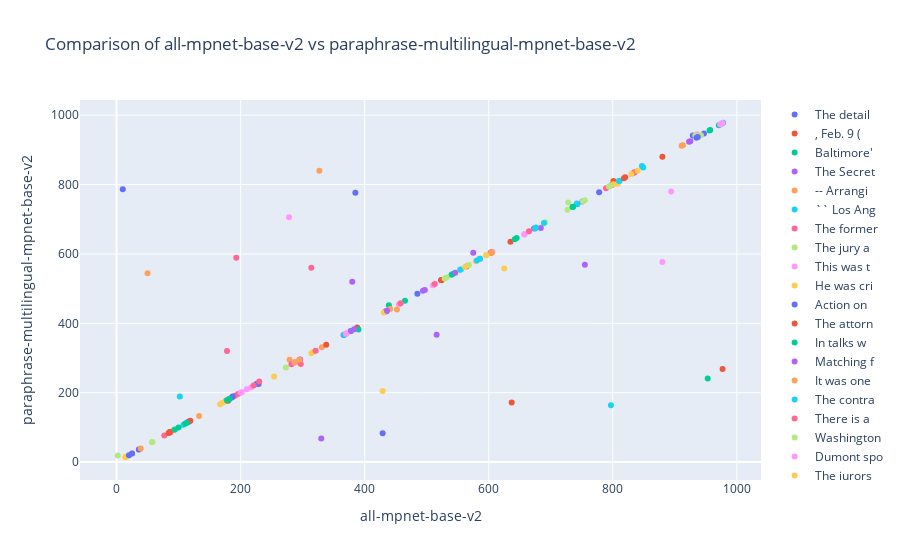
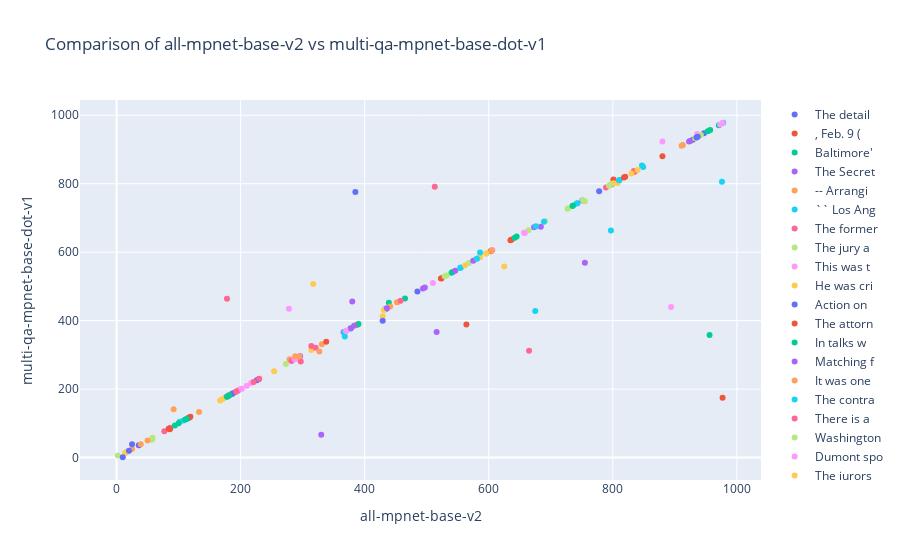
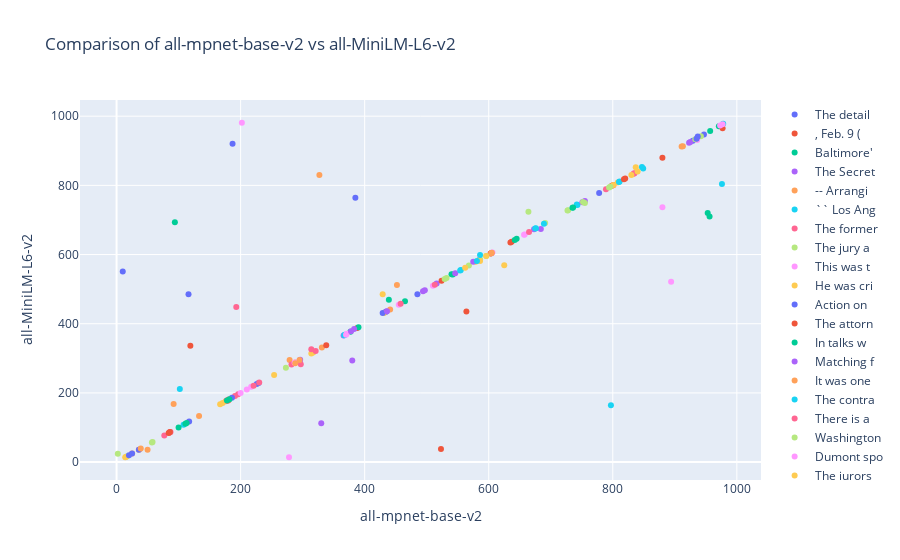

Write notebook code for charts like these, in order.
### Markdown cell above
### 4. Plot rankings

### Code cell
rt.show_model_comparison_plots(top_n=2)

### Figure 1 — Plotly figure (JSON) as saved in the notebook; plotly's stock layout.template omitted (floating-point values rounded to 4 significant figures)
{"data": [{"mode": "markers", "name": "The detail", "type": "scatter", "x": [947, 929], "y": [947, 941]}, {"mode": "markers", "name": ", Feb. 9 (", "type": "scatter", "x": [798, 801], "y": [798, 810]}, {"mode": "markers", "name": "Baltimore'", "type": "scatter", "x": [971, 953], "y": [971, 241]}, {"mode": "markers", "name": "The Secret", "type": "scatter", "x": [296, 295], "y": [296, 295]}, {"mode": "markers", "name": "-- Arrangi", "type": "scatter", "x": [913, 911], "y": [913, 912]}, {"mode": "markers", "name": "`` Los Ang", "type": "scatter", "x": [849, 847], "y": [849, 853]}, {"mode": "markers", "name": "The former", "type": "scatter", "x": [85, 77], "y": [85, 77]}, {"mode": "markers", "name": "The jury a", "type": "scatter", "x": [17, 2], "y": [17, 19]}, {"mode": "markers", "name": "This was t", "type": "scatter", "x": [606, 605], "y": [606, 605]}, {"mode": "markers", "name": "He was cri", "type": "scatter", "x": [314, 317], "y": [314, 317]}, {"mode": "markers", "name": "Action on ", "type": "scatter", "x": [433, 435], "y": [433, 435]}, {"mode": "markers", "name": "The attorn", "type": "scatter", "x": [388, 564], "y": [388, 564]}, {"mode": "markers", "name": "In talks w", "type": "scatter", "x": [542, 540], "y": [542, 540]}, {"mode": "markers", "name": "Matching f", "type": "scatter", "x": [366, 516], "y": [366, 367]}, {"mode": "markers", "name": "It was one", "type": "scatter", "x": [133, 92], "y": [133, 92]}, {"mode": "markers", "name": "The contra", "type": "scatter", "x": [743, 742], "y": [743, 745]}, {"mode": "markers", "name": "There is a", "type": "scatter", "x": [196, 191], "y": [196, 191]}, {"mode": "markers", "name": "Washington", "type": "scatter", "x": [273, 568], "y": [273, 568]}, {"mode": "markers", "name": "Dumont spo", "type": "scatter", "x": [455, 894], "y": [455, 780]}, {"mode": "markers", "name": "The jurors", "type": "scatter", "x": [14, 15], "y": [14, 15]}, {"mode": "markers", "name": "The social", "type": "scatter", "x": [226, 229], "y": [226, 225]}, {"mode": "markers", "name": "From June ", "type": "scatter", "x": [635, 637], "y": [635, 172]}, {"mode": "markers", "name": "Defends Ik", "type": "scatter", "x": [465, 439], "y": [465, 452]}, {"mode": "markers", "name": "Siebern hi", "type": "scatter", "x": [923, 925], "y": [923, 925]}, {"mode": "markers", "name": "Mayor Will", "type": "scatter", "x": [25, 36], "y": [25, 36]}, {"mode": "markers", "name": "Cox argued", "type": "scatter", "x": [108, 102], "y": [108, 189]}, {"mode": "markers", "name": "Ordinary W", "type": "scatter", "x": [87, 86], "y": [87, 86]}, {"mode": "markers", "name": "Shortcuts ", "type": "scatter", "x": [727, 728], "y": [727, 748]}, {"mode": "markers", "name": "`` To prev", "type": "scatter", "x": [510, 278], "y": [510, 706]}, {"mode": "markers", "name": "Misunderst", "type": "scatter", "x": [431, 429], "y": [431, 205]}, {"mode": "markers", "name": "Regarding ", "type": "scatter", "x": [20, 10], "y": [20, 786]}, {"mode": "markers", "name": "The outgoi", "type": "scatter", "x": [524, 523], "y": [524, 525]}, {"mode": "markers", "name": "Pennsylvan", "type": "scatter", "x": [642, 645], "y": [642, 646]}, {"mode": "markers", "name": "`` We won'", "type": "scatter", "x": [751, 755], "y": [751, 569]}, {"mode": "markers", "name": "The contro", "type": "scatter", "x": [441, 452], "y": [441, 440]}, {"mode": "markers", "name": "Mr. Hawksl", "type": "scatter", "x": [367, 368], "y": [367, 368]}, {"mode": "markers", "name": "Four parks", "type": "scatter", "x": [789, 513], "y": [789, 513]}, {"mode": "markers", "name": "The bond i", "type": "scatter", "x": [58, 57], "y": [58, 57]}, {"mode": "markers", "name": "Mayer Gold", "type": "scatter", "x": [210, 217], "y": [210, 216]}, {"mode": "markers", "name": "Ignition s", "type": "scatter", "x": [801, 808], "y": [801, 802]}, {"mode": "markers", "name": "Hartsfield", "type": "scatter", "x": [36, 25], "y": [36, 25]}, {"mode": "markers", "name": "Indonesia ", "type": "scatter", "x": [603, 604], "y": [603, 604]}, {"mode": "markers", "name": "Rhode Isla", "type": "scatter", "x": [377, 390], "y": [377, 382]}, {"mode": "markers", "name": "There are ", "type": "scatter", "x": [673, 684], "y": [673, 675]}, {"mode": "markers", "name": "State and ", "type": "scatter", "x": [176, 178], "y": [176, 178]}, {"mode": "markers", "name": "Their flig", "type": "scatter", "x": [978, 976], "y": [978, 976]}, {"mode": "markers", "name": "Washington", "type": "scatter", "x": [221, 230], "y": [221, 232]}, {"mode": "markers", "name": "`` We can ", "type": "scatter", "x": [752, 755], "y": [752, 755]}, {"mode": "markers", "name": "Riverside ", "type": "scatter", "x": [371, 370], "y": [371, 370]}, {"mode": "markers", "name": "This would", "type": "scatter", "x": [579, 254], "y": [579, 247]}, {"mode": "markers", "name": "The new fe", "type": "scatter", "x": [778, 385], "y": [778, 776]}, {"mode": "markers", "name": "Sexton and", "type": "scatter", "x": [880, 977], "y": [880, 268]}, {"mode": "markers", "name": "He hopes t", "type": "scatter", "x": [957, 956], "y": [957, 956]}, {"mode": "markers", "name": "They will ", "type": "scatter", "x": [585, 575], "y": [585, 603]}, {"mode": "markers", "name": "Even Norwa", "type": "scatter", "x": [288, 279], "y": [288, 295]}, {"mode": "markers", "name": "The odds f", "type": "scatter", "x": [676, 675], "y": [676, 673]}, {"mode": "markers", "name": "Kennedy ad", "type": "scatter", "x": [321, 314], "y": [321, 560]}, {"mode": "markers", "name": "Question r", "type": "scatter", "x": [586, 596], "y": [586, 596]}, {"mode": "markers", "name": "It was the", "type": "scatter", "x": [973, 936], "y": [973, 945]}, {"mode": "markers", "name": "`` We must", "type": "scatter", "x": [833, 837], "y": [833, 837]}, {"mode": "markers", "name": "Although h", "type": "scatter", "x": [485, 429], "y": [485, 83]}, {"mode": "markers", "name": "The volume", "type": "scatter", "x": [181, 180], "y": [181, 177]}, {"mode": "markers", "name": "Concern ba", "type": "scatter", "x": [735, 736], "y": [735, 736]}, {"mode": "markers", "name": "Under his ", "type": "scatter", "x": [494, 497], "y": [494, 496]}, {"mode": "markers", "name": "The Soviet", "type": "scatter", "x": [604, 605], "y": [604, 603]}, {"mode": "markers", "name": "The fire d", "type": "scatter", "x": [810, 811], "y": [810, 811]}, {"mode": "markers", "name": "Decries jo", "type": "scatter", "x": [458, 178], "y": [458, 320]}, {"mode": "markers", "name": "Jimmie H. ", "type": "scatter", "x": [691, 664], "y": [691, 664]}, {"mode": "markers", "name": "About 16,0", "type": "scatter", "x": [657, 658], "y": [657, 656]}, {"mode": "markers", "name": "Dr. Clark ", "type": "scatter", "x": [167, 171], "y": [167, 171]}, {"mode": "markers", "name": "The disclo", "type": "scatter", "x": [186, 187], "y": [186, 189]}, {"mode": "markers", "name": "Ankara , T", "type": "scatter", "x": [818, 820], "y": [818, 821]}, {"mode": "markers", "name": "These , he", "type": "scatter", "x": [182, 178], "y": [182, 178]}, {"mode": "markers", "name": "After his ", "type": "scatter", "x": [546, 380], "y": [546, 520]}, {"mode": "markers", "name": "Foreign ai", "type": "scatter", "x": [331, 327], "y": [331, 840]}, {"mode": "markers", "name": "Baton Roug", "type": "scatter", "x": [689, 797], "y": [689, 164]}, {"mode": "markers", "name": "He cited E", "type": "scatter", "x": [835, 834], "y": [835, 834]}, {"mode": "markers", "name": "The resent", "type": "scatter", "x": [532, 529], "y": [532, 529]}, {"mode": "markers", "name": ", a White ", "type": "scatter", "x": [200, 202], "y": [200, 201]}, {"mode": "markers", "name": "And then ,", "type": "scatter", "x": [596, 586], "y": [596, 586]}, {"mode": "markers", "name": "While deta", "type": "scatter", "x": [117, 116], "y": [117, 116]}, {"mode": "markers", "name": "It was mar", "type": "scatter", "x": [84, 86], "y": [84, 87]}, {"mode": "markers", "name": "The bill ,", "type": "scatter", "x": [100, 94], "y": [100, 94]}, {"mode": "markers", "name": "Nothing ha", "type": "scatter", "x": [436, 330], "y": [436, 68]}, {"mode": "markers", "name": "He will be", "type": "scatter", "x": [39, 50], "y": [39, 544]}, {"mode": "markers", "name": "About half", "type": "scatter", "x": [581, 586], "y": [581, 586]}, {"mode": "markers", "name": "This atmos", "type": "scatter", "x": [282, 297], "y": [282, 283]}, {"mode": "markers", "name": "The Flock ", "type": "scatter", "x": [942, 933], "y": [942, 941]}, {"mode": "markers", "name": "Canada alo", "type": "scatter", "x": [287, 288], "y": [287, 288]}, {"mode": "markers", "name": "Economical", "type": "scatter", "x": [840, 830], "y": [840, 830]}, {"mode": "markers", "name": "Keegan , a", "type": "scatter", "x": [935, 937], "y": [935, 937]}, {"mode": "markers", "name": "( Some SEA", "type": "scatter", "x": [338, 119], "y": [338, 119]}, {"mode": "markers", "name": "The bill i", "type": "scatter", "x": [111, 113], "y": [111, 113]}, {"mode": "markers", "name": "Governor N", "type": "scatter", "x": [378, 383], "y": [378, 383]}, {"mode": "markers", "name": "But where ", "type": "scatter", "x": [295, 288], "y": [295, 288]}, {"mode": "markers", "name": "These vote", "type": "scatter", "x": [555, 554], "y": [555, 554]}, {"mode": "markers", "name": "?", "type": "scatter", "x": [665, 193], "y": [665, 589]}, {"mode": "markers", "name": "The esplan", "type": "scatter", "x": [796, 794], "y": [796, 794]}, {"mode": "markers", "name": "A. W. Igle", "type": "scatter", "x": [977, 880], "y": [977, 577]}, {"mode": "markers", "name": "Day after ", "type": "scatter", "x": [562, 625], "y": [562, 558]}], "layout": {"title": {"text": "Comparison of all-mpnet-base-v2 vs paraphrase-multilingual-mpnet-base-v2"}, "xaxis": {"anchor": "y", "domain": [0, 1], "title": {"text": "all-mpnet-base-v2"}}, "yaxis": {"anchor": "x", "domain": [0, 1], "title": {"text": "paraphrase-multilingual-mpnet-base-v2"}}}}

### Figure 2 — Plotly figure (JSON) as saved in the notebook; plotly's stock layout.template omitted (floating-point values rounded to 4 significant figures)
{"data": [{"mode": "markers", "name": "The detail", "type": "scatter", "x": [947, 929], "y": [947, 928]}, {"mode": "markers", "name": ", Feb. 9 (", "type": "scatter", "x": [798, 801], "y": [798, 812]}, {"mode": "markers", "name": "Baltimore'", "type": "scatter", "x": [971, 953], "y": [971, 953]}, {"mode": "markers", "name": "The Secret", "type": "scatter", "x": [296, 295], "y": [296, 295]}, {"mode": "markers", "name": "-- Arrangi", "type": "scatter", "x": [913, 911], "y": [913, 911]}, {"mode": "markers", "name": "`` Los Ang", "type": "scatter", "x": [849, 847], "y": [849, 853]}, {"mode": "markers", "name": "The former", "type": "scatter", "x": [85, 77], "y": [85, 77]}, {"mode": "markers", "name": "The jury a", "type": "scatter", "x": [17, 2], "y": [17, 6]}, {"mode": "markers", "name": "This was t", "type": "scatter", "x": [606, 605], "y": [606, 605]}, {"mode": "markers", "name": "He was cri", "type": "scatter", "x": [314, 317], "y": [314, 507]}, {"mode": "markers", "name": "Action on ", "type": "scatter", "x": [433, 435], "y": [433, 435]}, {"mode": "markers", "name": "The attorn", "type": "scatter", "x": [388, 564], "y": [388, 389]}, {"mode": "markers", "name": "In talks w", "type": "scatter", "x": [542, 540], "y": [542, 540]}, {"mode": "markers", "name": "Matching f", "type": "scatter", "x": [366, 516], "y": [366, 367]}, {"mode": "markers", "name": "It was one", "type": "scatter", "x": [133, 92], "y": [133, 141]}, {"mode": "markers", "name": "The contra", "type": "scatter", "x": [743, 742], "y": [743, 742]}, {"mode": "markers", "name": "There is a", "type": "scatter", "x": [196, 191], "y": [196, 191]}, {"mode": "markers", "name": "Washington", "type": "scatter", "x": [273, 568], "y": [273, 568]}, {"mode": "markers", "name": "Dumont spo", "type": "scatter", "x": [455, 894], "y": [455, 440]}, {"mode": "markers", "name": "The jurors", "type": "scatter", "x": [14, 15], "y": [14, 15]}, {"mode": "markers", "name": "The social", "type": "scatter", "x": [226, 229], "y": [226, 229]}, {"mode": "markers", "name": "From June ", "type": "scatter", "x": [635, 637], "y": [635, 637]}, {"mode": "markers", "name": "Defends Ik", "type": "scatter", "x": [465, 439], "y": [465, 452]}, {"mode": "markers", "name": "Siebern hi", "type": "scatter", "x": [923, 925], "y": [923, 925]}, {"mode": "markers", "name": "Mayor Will", "type": "scatter", "x": [25, 36], "y": [25, 36]}, {"mode": "markers", "name": "Cox argued", "type": "scatter", "x": [108, 102], "y": [108, 105]}, {"mode": "markers", "name": "Ordinary W", "type": "scatter", "x": [87, 86], "y": [87, 86]}, {"mode": "markers", "name": "Shortcuts ", "type": "scatter", "x": [727, 728], "y": [727, 728]}, {"mode": "markers", "name": "`` To prev", "type": "scatter", "x": [510, 278], "y": [510, 435]}, {"mode": "markers", "name": "Misunderst", "type": "scatter", "x": [431, 429], "y": [431, 413]}, {"mode": "markers", "name": "Regarding ", "type": "scatter", "x": [20, 10], "y": [20, 1]}, {"mode": "markers", "name": "The outgoi", "type": "scatter", "x": [524, 523], "y": [524, 523]}, {"mode": "markers", "name": "Pennsylvan", "type": "scatter", "x": [642, 645], "y": [642, 646]}, {"mode": "markers", "name": "`` We won'", "type": "scatter", "x": [751, 755], "y": [751, 569]}, {"mode": "markers", "name": "The contro", "type": "scatter", "x": [441, 452], "y": [441, 454]}, {"mode": "markers", "name": "Mr. Hawksl", "type": "scatter", "x": [367, 368], "y": [367, 354]}, {"mode": "markers", "name": "Four parks", "type": "scatter", "x": [789, 513], "y": [789, 791]}, {"mode": "markers", "name": "The bond i", "type": "scatter", "x": [58, 57], "y": [58, 52]}, {"mode": "markers", "name": "Mayer Gold", "type": "scatter", "x": [210, 217], "y": [210, 218]}, {"mode": "markers", "name": "Ignition s", "type": "scatter", "x": [801, 808], "y": [801, 802]}, {"mode": "markers", "name": "Hartsfield", "type": "scatter", "x": [36, 25], "y": [36, 39]}, {"mode": "markers", "name": "Indonesia ", "type": "scatter", "x": [603, 604], "y": [603, 604]}, {"mode": "markers", "name": "Rhode Isla", "type": "scatter", "x": [377, 390], "y": [377, 390]}, {"mode": "markers", "name": "There are ", "type": "scatter", "x": [673, 684], "y": [673, 674]}, {"mode": "markers", "name": "State and ", "type": "scatter", "x": [176, 178], "y": [176, 178]}, {"mode": "markers", "name": "Their flig", "type": "scatter", "x": [978, 976], "y": [978, 806]}, {"mode": "markers", "name": "Washington", "type": "scatter", "x": [221, 230], "y": [221, 230]}, {"mode": "markers", "name": "`` We can ", "type": "scatter", "x": [752, 755], "y": [752, 749]}, {"mode": "markers", "name": "Riverside ", "type": "scatter", "x": [371, 370], "y": [371, 370]}, {"mode": "markers", "name": "This would", "type": "scatter", "x": [579, 254], "y": [579, 252]}, {"mode": "markers", "name": "The new fe", "type": "scatter", "x": [778, 385], "y": [778, 776]}, {"mode": "markers", "name": "Sexton and", "type": "scatter", "x": [880, 977], "y": [880, 175]}, {"mode": "markers", "name": "He hopes t", "type": "scatter", "x": [957, 956], "y": [957, 358]}, {"mode": "markers", "name": "They will ", "type": "scatter", "x": [585, 575], "y": [585, 575]}, {"mode": "markers", "name": "Even Norwa", "type": "scatter", "x": [288, 279], "y": [288, 287]}, {"mode": "markers", "name": "The odds f", "type": "scatter", "x": [676, 675], "y": [676, 428]}, {"mode": "markers", "name": "Kennedy ad", "type": "scatter", "x": [321, 314], "y": [321, 326]}, {"mode": "markers", "name": "Question r", "type": "scatter", "x": [586, 596], "y": [586, 596]}, {"mode": "markers", "name": "It was the", "type": "scatter", "x": [973, 936], "y": [973, 945]}, {"mode": "markers", "name": "`` We must", "type": "scatter", "x": [833, 837], "y": [833, 837]}, {"mode": "markers", "name": "Although h", "type": "scatter", "x": [485, 429], "y": [485, 400]}, {"mode": "markers", "name": "The volume", "type": "scatter", "x": [181, 180], "y": [181, 180]}, {"mode": "markers", "name": "Concern ba", "type": "scatter", "x": [735, 736], "y": [735, 736]}, {"mode": "markers", "name": "Under his ", "type": "scatter", "x": [494, 497], "y": [494, 497]}, {"mode": "markers", "name": "The Soviet", "type": "scatter", "x": [604, 605], "y": [604, 605]}, {"mode": "markers", "name": "The fire d", "type": "scatter", "x": [810, 811], "y": [810, 811]}, {"mode": "markers", "name": "Decries jo", "type": "scatter", "x": [458, 178], "y": [458, 464]}, {"mode": "markers", "name": "Jimmie H. ", "type": "scatter", "x": [691, 664], "y": [691, 664]}, {"mode": "markers", "name": "About 16,0", "type": "scatter", "x": [657, 658], "y": [657, 656]}, {"mode": "markers", "name": "Dr. Clark ", "type": "scatter", "x": [167, 171], "y": [167, 171]}, {"mode": "markers", "name": "The disclo", "type": "scatter", "x": [186, 187], "y": [186, 187]}, {"mode": "markers", "name": "Ankara , T", "type": "scatter", "x": [818, 820], "y": [818, 820]}, {"mode": "markers", "name": "These , he", "type": "scatter", "x": [182, 178], "y": [182, 178]}, {"mode": "markers", "name": "After his ", "type": "scatter", "x": [546, 380], "y": [546, 456]}, {"mode": "markers", "name": "Foreign ai", "type": "scatter", "x": [331, 327], "y": [331, 310]}, {"mode": "markers", "name": "Baton Roug", "type": "scatter", "x": [689, 797], "y": [689, 663]}, {"mode": "markers", "name": "He cited E", "type": "scatter", "x": [835, 834], "y": [835, 837]}, {"mode": "markers", "name": "The resent", "type": "scatter", "x": [532, 529], "y": [532, 530]}, {"mode": "markers", "name": ", a White ", "type": "scatter", "x": [200, 202], "y": [200, 201]}, {"mode": "markers", "name": "And then ,", "type": "scatter", "x": [596, 586], "y": [596, 586]}, {"mode": "markers", "name": "While deta", "type": "scatter", "x": [117, 116], "y": [117, 116]}, {"mode": "markers", "name": "It was mar", "type": "scatter", "x": [84, 86], "y": [84, 83]}, {"mode": "markers", "name": "The bill ,", "type": "scatter", "x": [100, 94], "y": [100, 94]}, {"mode": "markers", "name": "Nothing ha", "type": "scatter", "x": [436, 330], "y": [436, 67]}, {"mode": "markers", "name": "He will be", "type": "scatter", "x": [39, 50], "y": [39, 50]}, {"mode": "markers", "name": "About half", "type": "scatter", "x": [581, 586], "y": [581, 599]}, {"mode": "markers", "name": "This atmos", "type": "scatter", "x": [282, 297], "y": [282, 281]}, {"mode": "markers", "name": "The Flock ", "type": "scatter", "x": [942, 933], "y": [942, 933]}, {"mode": "markers", "name": "Canada alo", "type": "scatter", "x": [287, 288], "y": [287, 288]}, {"mode": "markers", "name": "Economical", "type": "scatter", "x": [840, 830], "y": [840, 830]}, {"mode": "markers", "name": "Keegan , a", "type": "scatter", "x": [935, 937], "y": [935, 937]}, {"mode": "markers", "name": "( Some SEA", "type": "scatter", "x": [338, 119], "y": [338, 119]}, {"mode": "markers", "name": "The bill i", "type": "scatter", "x": [111, 113], "y": [111, 113]}, {"mode": "markers", "name": "Governor N", "type": "scatter", "x": [378, 383], "y": [378, 385]}, {"mode": "markers", "name": "But where ", "type": "scatter", "x": [295, 288], "y": [295, 296]}, {"mode": "markers", "name": "These vote", "type": "scatter", "x": [555, 554], "y": [555, 554]}, {"mode": "markers", "name": "?", "type": "scatter", "x": [665, 193], "y": [312, 193]}, {"mode": "markers", "name": "The esplan", "type": "scatter", "x": [796, 794], "y": [796, 794]}, {"mode": "markers", "name": "A. W. Igle", "type": "scatter", "x": [977, 880], "y": [977, 923]}, {"mode": "markers", "name": "Day after ", "type": "scatter", "x": [562, 625], "y": [562, 558]}], "layout": {"title": {"text": "Comparison of all-mpnet-base-v2 vs multi-qa-mpnet-base-dot-v1"}, "xaxis": {"anchor": "y", "domain": [0, 1], "title": {"text": "all-mpnet-base-v2"}}, "yaxis": {"anchor": "x", "domain": [0, 1], "title": {"text": "multi-qa-mpnet-base-dot-v1"}}}}

### Figure 3 — Plotly figure (JSON) as saved in the notebook; plotly's stock layout.template omitted (floating-point values rounded to 4 significant figures)
{"data": [{"mode": "markers", "name": "The detail", "type": "scatter", "x": [947, 929], "y": [947, 929]}, {"mode": "markers", "name": ", Feb. 9 (", "type": "scatter", "x": [798, 801], "y": [798, 801]}, {"mode": "markers", "name": "Baltimore'", "type": "scatter", "x": [971, 953], "y": [971, 720]}, {"mode": "markers", "name": "The Secret", "type": "scatter", "x": [296, 295], "y": [296, 291]}, {"mode": "markers", "name": "-- Arrangi", "type": "scatter", "x": [913, 911], "y": [913, 912]}, {"mode": "markers", "name": "`` Los Ang", "type": "scatter", "x": [849, 847], "y": [849, 853]}, {"mode": "markers", "name": "The former", "type": "scatter", "x": [85, 77], "y": [85, 77]}, {"mode": "markers", "name": "The jury a", "type": "scatter", "x": [17, 2], "y": [17, 24]}, {"mode": "markers", "name": "This was t", "type": "scatter", "x": [606, 605], "y": [606, 605]}, {"mode": "markers", "name": "He was cri", "type": "scatter", "x": [314, 317], "y": [314, 317]}, {"mode": "markers", "name": "Action on ", "type": "scatter", "x": [433, 435], "y": [433, 435]}, {"mode": "markers", "name": "The attorn", "type": "scatter", "x": [388, 564], "y": [388, 435]}, {"mode": "markers", "name": "In talks w", "type": "scatter", "x": [542, 540], "y": [542, 543]}, {"mode": "markers", "name": "Matching f", "type": "scatter", "x": [366, 516], "y": [366, 516]}, {"mode": "markers", "name": "It was one", "type": "scatter", "x": [133, 92], "y": [133, 168]}, {"mode": "markers", "name": "The contra", "type": "scatter", "x": [743, 742], "y": [743, 745]}, {"mode": "markers", "name": "There is a", "type": "scatter", "x": [196, 191], "y": [196, 191]}, {"mode": "markers", "name": "Washington", "type": "scatter", "x": [273, 568], "y": [273, 568]}, {"mode": "markers", "name": "Dumont spo", "type": "scatter", "x": [455, 894], "y": [455, 521]}, {"mode": "markers", "name": "The jurors", "type": "scatter", "x": [14, 15], "y": [14, 15]}, {"mode": "markers", "name": "The social", "type": "scatter", "x": [226, 229], "y": [226, 229]}, {"mode": "markers", "name": "From June ", "type": "scatter", "x": [635, 637], "y": [635, 637]}, {"mode": "markers", "name": "Defends Ik", "type": "scatter", "x": [465, 439], "y": [465, 469]}, {"mode": "markers", "name": "Siebern hi", "type": "scatter", "x": [923, 925], "y": [923, 925]}, {"mode": "markers", "name": "Mayor Will", "type": "scatter", "x": [25, 36], "y": [25, 36]}, {"mode": "markers", "name": "Cox argued", "type": "scatter", "x": [108, 102], "y": [108, 211]}, {"mode": "markers", "name": "Ordinary W", "type": "scatter", "x": [87, 86], "y": [87, 86]}, {"mode": "markers", "name": "Shortcuts ", "type": "scatter", "x": [727, 728], "y": [727, 728]}, {"mode": "markers", "name": "`` To prev", "type": "scatter", "x": [510, 278], "y": [510, 14]}, {"mode": "markers", "name": "Misunderst", "type": "scatter", "x": [431, 429], "y": [431, 485]}, {"mode": "markers", "name": "Regarding ", "type": "scatter", "x": [20, 10], "y": [20, 551]}, {"mode": "markers", "name": "The outgoi", "type": "scatter", "x": [524, 523], "y": [524, 38]}, {"mode": "markers", "name": "Pennsylvan", "type": "scatter", "x": [642, 645], "y": [642, 646]}, {"mode": "markers", "name": "`` We won'", "type": "scatter", "x": [751, 755], "y": [751, 755]}, {"mode": "markers", "name": "The contro", "type": "scatter", "x": [441, 452], "y": [441, 512]}, {"mode": "markers", "name": "Mr. Hawksl", "type": "scatter", "x": [367, 368], "y": [367, 368]}, {"mode": "markers", "name": "Four parks", "type": "scatter", "x": [789, 513], "y": [789, 513]}, {"mode": "markers", "name": "The bond i", "type": "scatter", "x": [58, 57], "y": [58, 57]}, {"mode": "markers", "name": "Mayer Gold", "type": "scatter", "x": [210, 217], "y": [210, 218]}, {"mode": "markers", "name": "Ignition s", "type": "scatter", "x": [801, 808], "y": [801, 808]}, {"mode": "markers", "name": "Hartsfield", "type": "scatter", "x": [36, 25], "y": [36, 25]}, {"mode": "markers", "name": "Indonesia ", "type": "scatter", "x": [603, 604], "y": [603, 604]}, {"mode": "markers", "name": "Rhode Isla", "type": "scatter", "x": [377, 390], "y": [377, 390]}, {"mode": "markers", "name": "There are ", "type": "scatter", "x": [673, 684], "y": [673, 674]}, {"mode": "markers", "name": "State and ", "type": "scatter", "x": [176, 178], "y": [176, 178]}, {"mode": "markers", "name": "Their flig", "type": "scatter", "x": [978, 976], "y": [978, 804]}, {"mode": "markers", "name": "Washington", "type": "scatter", "x": [221, 230], "y": [221, 230]}, {"mode": "markers", "name": "`` We can ", "type": "scatter", "x": [752, 755], "y": [752, 749]}, {"mode": "markers", "name": "Riverside ", "type": "scatter", "x": [371, 370], "y": [371, 368]}, {"mode": "markers", "name": "This would", "type": "scatter", "x": [579, 254], "y": [579, 252]}, {"mode": "markers", "name": "The new fe", "type": "scatter", "x": [778, 385], "y": [778, 764]}, {"mode": "markers", "name": "Sexton and", "type": "scatter", "x": [880, 977], "y": [880, 965]}, {"mode": "markers", "name": "He hopes t", "type": "scatter", "x": [957, 956], "y": [957, 710]}, {"mode": "markers", "name": "They will ", "type": "scatter", "x": [585, 575], "y": [585, 579]}, {"mode": "markers", "name": "Even Norwa", "type": "scatter", "x": [288, 279], "y": [288, 295]}, {"mode": "markers", "name": "The odds f", "type": "scatter", "x": [676, 675], "y": [676, 675]}, {"mode": "markers", "name": "Kennedy ad", "type": "scatter", "x": [321, 314], "y": [321, 326]}, {"mode": "markers", "name": "Question r", "type": "scatter", "x": [586, 596], "y": [586, 596]}, {"mode": "markers", "name": "It was the", "type": "scatter", "x": [973, 936], "y": [973, 931]}, {"mode": "markers", "name": "`` We must", "type": "scatter", "x": [833, 837], "y": [833, 852]}, {"mode": "markers", "name": "Although h", "type": "scatter", "x": [485, 429], "y": [485, 431]}, {"mode": "markers", "name": "The volume", "type": "scatter", "x": [181, 180], "y": [181, 178]}, {"mode": "markers", "name": "Concern ba", "type": "scatter", "x": [735, 736], "y": [735, 736]}, {"mode": "markers", "name": "Under his ", "type": "scatter", "x": [494, 497], "y": [494, 497]}, {"mode": "markers", "name": "The Soviet", "type": "scatter", "x": [604, 605], "y": [604, 605]}, {"mode": "markers", "name": "The fire d", "type": "scatter", "x": [810, 811], "y": [810, 811]}, {"mode": "markers", "name": "Decries jo", "type": "scatter", "x": [458, 178], "y": [458, 178]}, {"mode": "markers", "name": "Jimmie H. ", "type": "scatter", "x": [691, 664], "y": [691, 724]}, {"mode": "markers", "name": "About 16,0", "type": "scatter", "x": [657, 658], "y": [657, 658]}, {"mode": "markers", "name": "Dr. Clark ", "type": "scatter", "x": [167, 171], "y": [167, 171]}, {"mode": "markers", "name": "The disclo", "type": "scatter", "x": [186, 187], "y": [186, 920]}, {"mode": "markers", "name": "Ankara , T", "type": "scatter", "x": [818, 820], "y": [818, 820]}, {"mode": "markers", "name": "These , he", "type": "scatter", "x": [182, 178], "y": [182, 178]}, {"mode": "markers", "name": "After his ", "type": "scatter", "x": [546, 380], "y": [546, 294]}, {"mode": "markers", "name": "Foreign ai", "type": "scatter", "x": [331, 327], "y": [331, 830]}, {"mode": "markers", "name": "Baton Roug", "type": "scatter", "x": [689, 797], "y": [689, 164]}, {"mode": "markers", "name": "He cited E", "type": "scatter", "x": [835, 834], "y": [835, 834]}, {"mode": "markers", "name": "The resent", "type": "scatter", "x": [532, 529], "y": [532, 529]}, {"mode": "markers", "name": ", a White ", "type": "scatter", "x": [200, 202], "y": [200, 981]}, {"mode": "markers", "name": "And then ,", "type": "scatter", "x": [596, 586], "y": [596, 581]}, {"mode": "markers", "name": "While deta", "type": "scatter", "x": [117, 116], "y": [117, 485]}, {"mode": "markers", "name": "It was mar", "type": "scatter", "x": [84, 86], "y": [84, 87]}, {"mode": "markers", "name": "The bill ,", "type": "scatter", "x": [100, 94], "y": [100, 693]}, {"mode": "markers", "name": "Nothing ha", "type": "scatter", "x": [436, 330], "y": [436, 112]}, {"mode": "markers", "name": "He will be", "type": "scatter", "x": [39, 50], "y": [39, 36]}, {"mode": "markers", "name": "About half", "type": "scatter", "x": [581, 586], "y": [581, 599]}, {"mode": "markers", "name": "This atmos", "type": "scatter", "x": [282, 297], "y": [282, 283]}, {"mode": "markers", "name": "The Flock ", "type": "scatter", "x": [942, 933], "y": [942, 933]}, {"mode": "markers", "name": "Canada alo", "type": "scatter", "x": [287, 288], "y": [287, 288]}, {"mode": "markers", "name": "Economical", "type": "scatter", "x": [840, 830], "y": [840, 830]}, {"mode": "markers", "name": "Keegan , a", "type": "scatter", "x": [935, 937], "y": [935, 941]}, {"mode": "markers", "name": "( Some SEA", "type": "scatter", "x": [338, 119], "y": [338, 336]}, {"mode": "markers", "name": "The bill i", "type": "scatter", "x": [111, 113], "y": [111, 113]}, {"mode": "markers", "name": "Governor N", "type": "scatter", "x": [378, 383], "y": [378, 385]}, {"mode": "markers", "name": "But where ", "type": "scatter", "x": [295, 288], "y": [295, 286]}, {"mode": "markers", "name": "These vote", "type": "scatter", "x": [555, 554], "y": [555, 554]}, {"mode": "markers", "name": "?", "type": "scatter", "x": [665, 193], "y": [665, 448]}, {"mode": "markers", "name": "The esplan", "type": "scatter", "x": [796, 794], "y": [796, 794]}, {"mode": "markers", "name": "A. W. Igle", "type": "scatter", "x": [977, 880], "y": [977, 737]}, {"mode": "markers", "name": "Day after ", "type": "scatter", "x": [562, 625], "y": [562, 569]}], "layout": {"title": {"text": "Comparison of all-mpnet-base-v2 vs all-MiniLM-L6-v2"}, "xaxis": {"anchor": "y", "domain": [0, 1], "title": {"text": "all-mpnet-base-v2"}}, "yaxis": {"anchor": "x", "domain": [0, 1], "title": {"text": "all-MiniLM-L6-v2"}}}}
